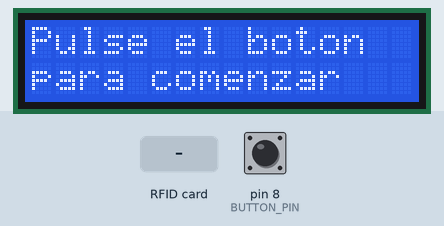
Simulated run of this sketch. Board: Arduino Uno, built with avr-gcc and run on an emulated ATmega328P. On the bench: 16×2 character LCD. Inputs (shaded band) come from the test bench; at power-on: pin 8 (BUTTON_PIN) HIGH. What the sketch prints to the serial monitor is not drawn.

Above: at 1.8 s.
1.9 s: pin 8 (BUTTON_PIN) pulled LOW for 0.15 s
At 3.1 s:
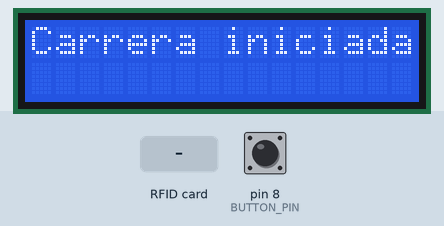
3.5 s: RFID card 73 1D F2 F6 held to the reader
At 4.4 s:
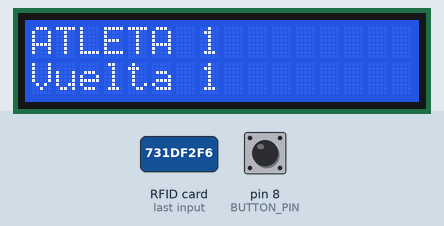
6.5 s: RFID card 5E 7A 19 C4 held to the reader
At 8.6 s:
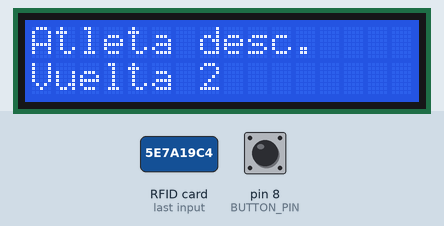
Timing chart, 0 to 10.1 s (numbered marks = the images above; inputs shaded):
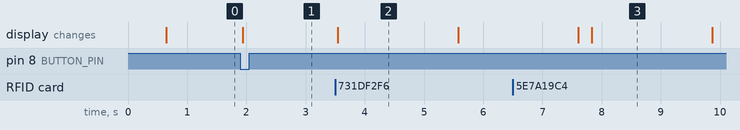

The sketch:

sketch_rfid.ino
```cpp
#include <SPI.h>
#include <MFRC522.h>
#include <Wire.h>
#include <LiquidCrystal_I2C.h>
/**********************************************************/
LiquidCrystal_I2C lcd(0x27, 16, 2); // set the LCD address to 0x27 for a 16 chars and 2 line display
/*********************************************************/

#define STATE_STARTUP 0
#define STATE_WAITING 1

#define BUTTON_PIN 8
#define REDPIN 7
#define GREENPIN 6

#define RST_PIN	9    //Pin 9 para el reset del RC522
#define SS_PIN	10   //Pin 10 para el SS (SDA) del RC522
MFRC522 mfrc522(SS_PIN, RST_PIN); //Creamos el objeto para el RC522

byte ActualUID[4]; //almacenará el código del Tag leído
byte Atleta1[4]= {0x73, 0x1D, 0xF2, 0xF6}; //código del atleta 1
byte Atleta2[4]= {0x63, 0x8B, 0x67, 0xEE}; //código del atleta 2

const int LAP_LENGTH = 400; // 400 metros
byte currentState = STATE_STARTUP;
unsigned long LastStateChangeTime = 0;
unsigned long startTime = 0;
bool isStartTimeSet = false;
unsigned long totalDistance = 0;

//Función para comparar dos vectores
 boolean compareArray(byte array1[],byte array2[])
{
  if(array1[0] != array2[0])return(false);
  if(array1[1] != array2[1])return(false);
  if(array1[2] != array2[2])return(false);
  if(array1[3] != array2[3])return(false);
  return(true);
}

void setup() {
	Serial.begin(9600); //Iniciamos la comunicación  serial
	SPI.begin();        //Iniciamos el Bus SPI
	mfrc522.PCD_Init(); // Iniciamos  el MFRC522
  delay(4);

  pinMode(BUTTON_PIN, INPUT_PULLUP); //Inicializamos el botón

  digitalWrite(GREENPIN, HIGH);
  digitalWrite(REDPIN, HIGH);
  delay(500);
  digitalWrite(GREENPIN, LOW);
  digitalWrite(REDPIN, LOW);

  lcd.init();  //initialize the lcd
  lcd.backlight();  //open the backlight

  printLCD(0,0, "Pulse el boton");
  printLCD(1,0, "para comenzar");

  Serial.println("===============================================");
  Serial.println("Todo listo. Pulse el botón para comenzar el reloj de carrera.");
}

//Escribe la distancia total recorrida
String getDistance(unsigned long distanceInMeters) {
  unsigned long kilometers = distanceInMeters / 1000;
  unsigned long meters = distanceInMeters % 1000;

  // Serial.print("DISTANCIA: ");
  // Serial.print(kilometers);
  // Serial.print(",");
  // Serial.print(meters);
  // Serial.println(" km");
  String res = "DIST: " + String(kilometers) + "," + String(meters) + " km";

  return res;
}

// Lee los milisegundos pasados y los convierte en min/km para una vuelta con longitud LAP_LENGTH (400m)
String getLapPace(unsigned long msec){
  String res = "";
  // Serial.println(msec);

  unsigned long msecPerKm = msec * 2.5; // 1000/400 = 2.5
  unsigned long hours = msecPerKm / 3600000;
  unsigned long minutes = (msecPerKm % 3600000) / 60000;
  unsigned long seconds = (msecPerKm % 60000) / 1000;

  res = "Ritmo ";
  // Serial.print("R vuelta: ");
  // Serial.print(hours);
  // Serial.print(":");
  // if (minutes < 10) Serial.print("0");
  res = res + minutes + ":";
  // Serial.print(minutes);
  // Serial.print(":");
  if (seconds < 10) res = res + "0";//Serial.print("0");
  res = res + seconds + " m/km";
  // Serial.print(seconds);
  // Serial.println(" min/km");

  return res;
}

// Linea is 0 or 1. Cursor is between 0 and 15.
void printLCD(int linea, int cursor, String texto){
  lcd.setCursor(cursor, linea); // set the cursor to column 3, line 0
  lcd.print(texto);  // Print a message to the LCD
}

void printLaptimeAndTotaltime()
{
  if (!isStartTimeSet) {
    return;
  }

  unsigned long currentTime = millis();

  unsigned long lapTime = currentTime - LastStateChangeTime;

  unsigned long hours = lapTime / 3600000;
  unsigned long minutes = (lapTime % 3600000) / 60000;
  unsigned long seconds = (lapTime % 60000) / 1000;
  String sTiempo = "Tiempo V ";
  // Serial.print("  T vuelta: ");
  // Serial.print(hours);
  // Serial.print(":");
  // if (minutes < 10) res = res + "0"; //Serial.print("0");
  sTiempo = sTiempo + minutes;
  // Serial.print(minutes);
  // Serial.print("m");
  sTiempo = sTiempo + "m";
  if (seconds < 10) sTiempo = sTiempo + "0";// Serial.print("0");
  // Serial.print(seconds);
  sTiempo = sTiempo + seconds;
  // Serial.print("s. ");
  sTiempo = sTiempo + "s";

  String ritmoVuelta = getLapPace(lapTime);
  lcd.clear();
  printLCD(0,0,sTiempo);
  printLCD(1,0,ritmoVuelta);
  Serial.print(sTiempo);
  Serial.print(". ");
  Serial.println(ritmoVuelta);
  delay(2000);

  unsigned long totalTime = currentTime - startTime;
  hours = totalTime / 3600000;
  minutes = (totalTime % 3600000) / 60000;
  seconds = (totalTime % 60000) / 1000;

  // Serial.println("  ---");
  String sTotal = "T TOTAL: ";
  // Serial.print("T TOTAL: ");
  if (hours >0){
    // Serial.print(hours);
    // Serial.print("h");
    sTotal = sTotal + hours + "h";
  }
  if (minutes < 10) sTotal = sTotal + "0"; //Serial.print("0");
  // Serial.print(minutes);
  // Serial.print("m");
  sTotal = sTotal + minutes + "m";
  if (seconds < 10) sTotal = sTotal + "0"; //Serial.print("0");
  // Serial.print(seconds);
  // Serial.print("s. ");
  sTotal = sTotal + seconds + "s";
  lcd.clear();
  printLCD(0,0,sTotal);
  Serial.print(sTotal);

  String sDistancia = getDistance(totalDistance);
  printLCD(1,0,sDistancia);
  Serial.print(". ");
  Serial.println(sDistancia);

  LastStateChangeTime = currentTime;
  delay(200);  // Debounce delay
}

void loop() {

  if (digitalRead(BUTTON_PIN) == LOW) {
    if (!isStartTimeSet) {
      startTime = millis();
      LastStateChangeTime = startTime;
      isStartTimeSet = true;

      // Serial.println();
      Serial.println("¡Carrera iniciada!");
      lcd.clear();
      printLCD(0, 0, "Carrera iniciada");
      delay(100);  // Debounce delay
    }
  }

	// Revisamos si hay nuevas tarjetas  presentes
	if ( mfrc522.PICC_IsNewCardPresent() )
        {
  		//Seleccionamos una tarjeta
            if ( mfrc522.PICC_ReadCardSerial())
            {
                  // Enviamos serialemente su UID
                  // Serial.print("(Card UID:");
                  for (byte i = 0; i < mfrc522.uid.size; i++) {
                          // Serial.print(mfrc522.uid.uidByte[i] < 0x10 ? " 0" : " ");
                          // Serial.print(mfrc522.uid.uidByte[i], HEX);
                          ActualUID[i]=mfrc522.uid.uidByte[i];
                  }
                  // Serial.print(") ");
                  //comparamos los UID para determinar si es uno de nuestros atletas
                  String resString = "";
                  if(compareArray(ActualUID,Atleta1))
                    resString = "ATLETA 1";
                    // Serial.print("ATLETA 1 - ");
                  else if(compareArray(ActualUID,Atleta2))
                    resString = "ATLETA 2";
                    // Serial.print("ATLETA 2 - ");
                  else
                    resString = "Atleta desc.";
                    // Serial.print("Atleta desconocido. ");

                  if (!isStartTimeSet){
                    resString = "Carrera no iniciada";
                    Serial.println("Carrera no iniciada.");
                    printLCD(0, 0, resString);
                  } else {
                    totalDistance = totalDistance + LAP_LENGTH;
                    int n_vuelta = totalDistance / LAP_LENGTH;
                    String sVuelta = "Vuelta " + String(n_vuelta);

                    lcd.clear();
                    printLCD(0, 0, resString);
                    Serial.print(resString);

                    // Serial.print(" Vuelta ");
                    // Serial.print(totalDistance / LAP_LENGTH);
                    // Serial.println(":");
                    Serial.print(". ");
                    Serial.println(sVuelta);
                    printLCD(1, 0, sVuelta);

                    delay(2000);
                    printLaptimeAndTotaltime();
                  }

                  // Terminamos la lectura de la tarjeta  actual
                  mfrc522.PICC_HaltA();
            }
	}
}
```

Measured:
- after the input at 1.9 s, the display: changes at once (image 1)
- after the input at 3.5 s, the display: changes at once (image 2)
- after the input at 6.5 s, the display: first differs from a run without the input after 1.3 s (image 3)
- what the display in image 2 shows lasts 2.1 s, from 3.5 s to 5.6 s
